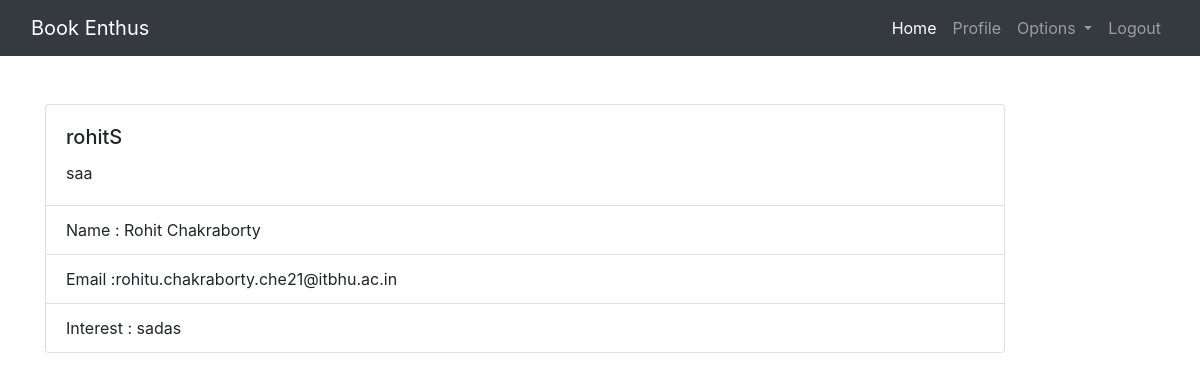
The app's page /profile (signed in) with its own data.
### menu/models.py (models this page shows)
class Profile(models.Model):
    user= models.OneToOneField(User,on_delete=models.CASCADE)
    first_name = models.CharField(max_length=50,blank=True,null=True)
    last_name = models.CharField(max_length=50,blank=True,null=True)
    email = models.EmailField(blank=True,null=True)
    bio = models.TextField(blank=True,null=True)
    Interest=models.CharField(max_length=100,blank=True,null=True)
    def __str__(self):
        return str(self.user)

### menu/views.py (the view)
# urls.py: path('profile',views.profile,name='profile'),
@login_required
def profile(request):
    UserProfile = Profile.objects.filter(user=request.user)
    pk=request.user.id
    if UserProfile:
        print(UserProfile)
        context={
            "UserProfile":UserProfile
        }
        return render(request,"menu/profile.html",context)
    else:
        return redirect('create-profile')

### menu/templates/menu/profile.html
{% extends "menu/base.html" %}
{% block content %}
<div class="container mt-5">
    {% for profile in UserProfile %}
        <div class="card" style="width: 60rem;">
            <div class="card-body">
                <h5 class="card-title">{{request.user}}</h5>
                <p class="card-text">{{profile.bio}}</p>
            </div>
            <ul class="list-group list-group-flush">
                <li class="list-group-item">Name : {{profile.first_name}} {{profile.last_name}}</li>
                <li class="list-group-item">Email :{{profile.email}}</li>
                <li class="list-group-item">Interest : {{profile.Interest}}</li>
            </ul>
        </div>
    {% endfor %}
</div>
{% endblock content %}

### static/css/main.css (style rules this page uses)
.card { text-decoration: none; background-color: none; }

### records on screen
Profile: bio "saa", first_name "Rohit", last_name "Chakraborty", email "rohitu.chakraborty.che21@itbhu.ac.in", Interest "sadas"

### other values on screen
{{ request.user }} "rohitS"
